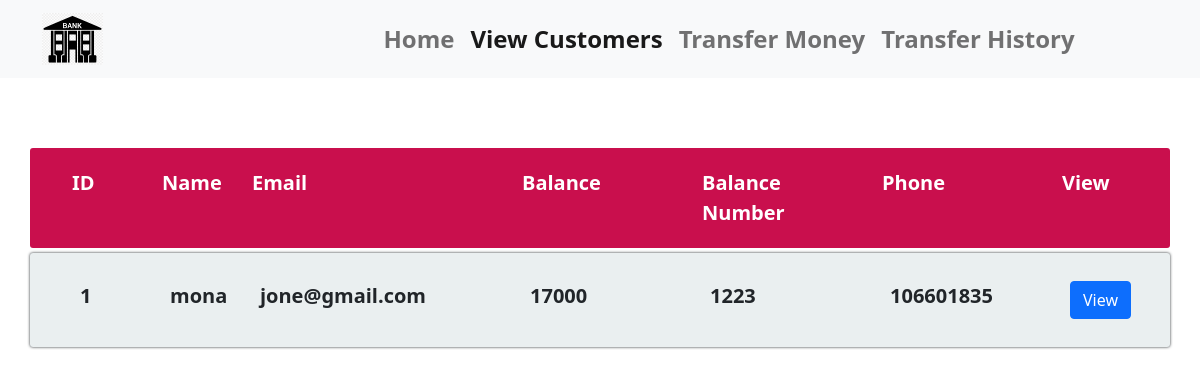
The app's page /viewone.php?id=1 with its own data.
### tables this page shows
CREATE TABLE `customers` (
  `id` int(11) NOT NULL,
  `name` varchar(200) NOT NULL,
  `email` varchar(200) NOT NULL,
  `balance` double NOT NULL,
  `num_balance` int(11) NOT NULL,
  `phone` varchar(200) NOT NULL
);

### lib/db.php (called while the page is built, shortened)
<?php
function getonecustomerbyid($id){
    $sql ="SELECT * FROM `customers` WHERE `id`= $id";
    $query =mysqli_query($GLOBALS["connection"],$sql);
    $row =mysqli_fetch_assoc($query);
    return $row;
}
?>

### viewone.php (the view, shortened to what this page needs)
<?php
require "./lib/db.php";
$id =$_GET['id'];
$row = getonecustomerbyid($id);
?>
<!DOCTYPE html>
<html lang="en">
<head>
    <link rel="stylesheet" href="style.css">
    <link
      rel="stylesheet"
      href="./bootstrap-5.1.0-dist/css/bootstrap.min.css"
    />
</head>
<body>
<nav class="navbar navbar-expand-lg navbar-light bg-light w-100 position-fixed">
      <div class="container">
        <a class="navbar-brand" href="home.php"><img class="w-25" src="./image//images.png" alt=""></a>
        <div class="collapse navbar-collapse fs-4 fw-bold" id="navbarSupportedContent">
          <ul class="navbar-nav m-auto mb-2 mb-lg-0 text-black">
            <li class="nav-item">
              <a class="nav-link " aria-current="page" href="home.php">Home</a>
            </li>
            <li class="nav-item">
              <a class="nav-link active" aria-current="page" href="view.php">View Customers</a>
            </li>
            <li class="nav-item">
              <a class="nav-link" href="transfer.php">Transfer Money</a>
            </li>
            <li class="nav-item">
              <a class="nav-link" href="transferlist.php">Transfer History</a>
            </li>
          </ul>
        </div>
      </div>
    </nav>
<div class="container pt-5">
    <div class="form">
    <div class="table">
        <div class="t-head row">
            <div class="head  col-md-1">ID</div>
            <div class="head  col-md-1">Name</div>
            <div class="head  col-md-3">Email</div>
            <div class="head  col-md-2">Balance</div>
            <div class="head  col-md-2">Balance Number</div>
            <div class="head  col-md-2">Phone</div>
            <div class="head  col-md-1">View</div>
        </div>
        <div class="t-row row">
            <div class="head   col-md-1"><div><?= $row['id']?></div></div>
            <div class="head   col-md-1"><div> <?= $row['name']?></div></div>
            <div class="head   col-md-3"><div><?= $row['email']?></div></div>
            <div class="head   col-md-2"><div><?= $row['balance']?></div></div>
            <div class="head   col-md-2"><div> <?= $row['num_balance']?></div></div>
            <div class="head   col-md-2"><div> <?= $row['phone']?></div></div>
            <div class="head   col-md-1"><div><a href="viewone.php?id=<?=$row['id'];?>" class="btn btn-primary">View</a></div></div>
        </div>
        </div>
    </div>
</body>
</html>

### style.css (style rules this page uses)
* { box-sizing: border-box; padding: 0; margin: 0; }
body { font-family: "Nunito", sans-serif; }
.t-head { background: #c90f4d; border-radius: 3px; padding: 20px 30px; margin-bottom: 5px; }
.t-row { background: #eaeff0; border-radius: 3px; padding: 20px 30px; margin-bottom: 5px; }
.t-head .head { font-size: 20px; color: #fff; font-weight: bold; }
.t-row { font-size: 20px; font-weight: bold; box-shadow: 0px 0px 3px 0px; }
.form { padding-top: 100px; }

### records on screen
customers: id "1", name "mona", email "jone@gmail.com", balance "17000", num_balance "1223", phone "106601835"
